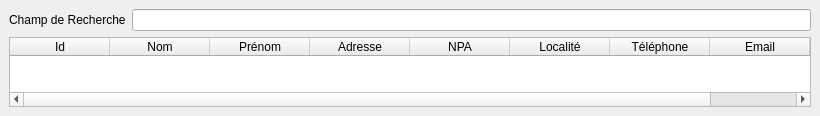
<?xml version="1.0" encoding="UTF-8"?>
<ui version="4.0">
 <class>Customers</class>
 <widget class="QMainWindow" name="Customers">
  <property name="geometry">
   <rect>
    <x>0</x>
    <y>0</y>
    <width>820</width>
    <height>89</height>
   </rect>
  </property>
  <property name="windowTitle">
   <string>Customers</string>
  </property>
  <widget class="QWidget" name="centralwidget">
   <layout class="QGridLayout" name="gridLayout">
    <item row="3" column="0">
     <widget class="QTableWidget" name="tableCustomers">
      <property name="locale">
       <locale language="French" country="Switzerland"/>
      </property>
      <column>
       <property name="text">
        <string>Id</string>
       </property>
      </column>
      <column>
       <property name="text">
        <string>Nom</string>
       </property>
      </column>
      <column>
       <property name="text">
        <string>Prénom</string>
       </property>
      </column>
      <column>
       <property name="text">
        <string>Adresse</string>
       </property>
      </column>
      <column>
       <property name="text">
        <string>NPA</string>
       </property>
      </column>
      <column>
       <property name="text">
        <string>Localité</string>
       </property>
      </column>
      <column>
       <property name="text">
        <string>Téléphone</string>
       </property>
      </column>
      <column>
       <property name="text">
        <string>Email</string>
       </property>
      </column>
      <column>
       <property name="text">
        <string>Mobile</string>
       </property>
      </column>
     </widget>
    </item>
    <item row="0" column="0">
     <layout class="QHBoxLayout" name="horizontalLayout">
      <item>
       <widget class="QLabel" name="label">
        <property name="text">
         <string>Champ de Recherche</string>
        </property>
       </widget>
      </item>
      <item>
       <widget class="QLineEdit" name="lblSearchBox"/>
      </item>
     </layout>
    </item>
   </layout>
  </widget>
 </widget>
 <resources/>
 <connections/>
</ui>
